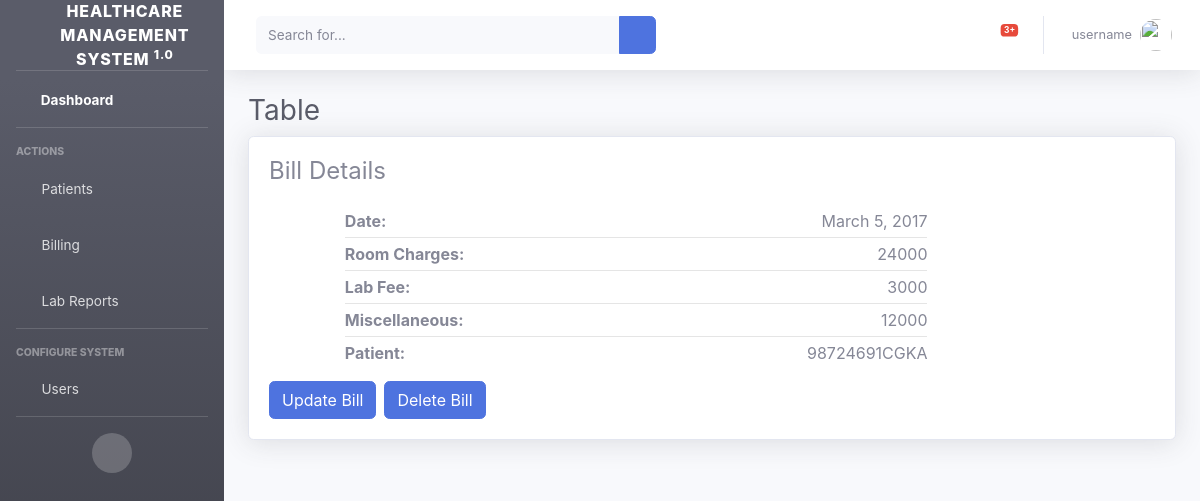
Page /bill/1/ on the committed database.
### hrm/models.py (models this page shows, shortened)
class Bills(models.Model):
    date = models.DateField()
    room_charges = models.IntegerField()
    doctor_fee = models.IntegerField()
    lab_fee = models.IntegerField()
    miscellaneous = models.IntegerField()
    patient = models.ForeignKey(Patient, on_delete=models.CASCADE)

class Patient(models.Model):
    social_security = models.CharField(max_length=10000000, primary_key=True)
    first_name = models.CharField(max_length=50)
    last_name = models.CharField(max_length=50)
    d_o_b = models.DateField()
    choices = (('M', 'Male'), ('F', 'Female'))
    gender = models.CharField(max_length=1, choices=choices)
    contact_no = models.IntegerField()
    reg_date = models.DateField()
    doctor = models.ForeignKey(User, on_delete=models.CASCADE)
    room = models.ForeignKey(Room, on_delete=models.CASCADE)
    check_out_date = models.DateField(blank=True, null=True)

### hrm/views.py (the view)
# urls.py: path('bill/<slug:pk>/', BillDetail.as_view(), name='bill_detail'),
class BillDetail(DetailView):
    model = Bills
    template_name = 'hrm/bill.html'
    context_object_name = 'bill'

### hrm/templates/hrm/bill.html (shortened to what this page needs)
{% extends 'main_base.html' %}
{% load crispy_forms_tags %}
{% load static %}
{% block body %}
    <div id="wrapper">
        <ul class="navbar-nav bg-gradient-dark sidebar sidebar-dark accordion" id="accordionSidebar">
          <a class="sidebar-brand d-flex align-items-center justify-content-center" href="index.html">
            <div class="sidebar-brand-icon ">
              <i class="fas fa-hospital"></i>
            </div>
            <div class="sidebar-brand-text mx-3">Healthcare Management System <sup>1.0</sup></div>
          </a>
          <hr class="sidebar-divider my-0">
          <li class="nav-item active">
            <a class="nav-link" href="{% url 'home' %}">
              <i class="fas fa-fw fa-tachometer-alt"></i>
              <span>Dashboard</span></a>
          </li>
          <hr class="sidebar-divider">
          <div class="sidebar-heading">
            Actions
          </div>
          <li class="nav-item">
            <a class="nav-link collapsed" href="#" data-toggle="collapse" data-target="#collapseTwo" aria-expanded="true" aria-controls="collapseTwo">
              <i class="fas fa-fw fa-people-carry"></i>
              <span>Patients</span>
            </a>
          </li>
          <li class="nav-item">
            <a class="nav-link collapsed" href="#" data-toggle="collapse" data-target="#collapseUtilities" aria-expanded="true" aria-controls="collapseUtilities">
              <i class="fas fa-fw fa-coins"></i>
              <span>Billing</span>
            </a>
          </li>
          <li class="nav-item">
            <a class="nav-link collapsed" href="#" data-toggle="collapse" data-target="#collapseLab" aria-expanded="true" aria-controls="collapseUtilities">
              <i class="fas fa-fw fa-clipboard-list"></i>
              <span>Lab Reports</span>
            </a>
          </li>
          <hr class="sidebar-divider">
          <div class="sidebar-heading">
            Configure System
          </div>
          <li class="nav-item">
            <a class="nav-link collapsed" href="#" data-toggle="collapse" data-target="#collapsePages" aria-expanded="true" aria-controls="collapsePages">
              <i class="fas fa-fw fa-user"></i>
              <span>Users</span>
            </a>
          </li>
          <hr class="sidebar-divider d-none d-md-block">
          <div class="text-center d-none d-md-inline">
            <button class="rounded-circle border-0" id="sidebarToggle"></button>
          </div>
        </ul>
        <div id="content-wrapper" class="d-flex flex-column">
          <div id="content">
            <nav class="navbar navbar-expand navbar-light bg-white topbar mb-4 static-top shadow">
              <form class="d-none d-sm-inline-block form-inline mr-auto ml-md-3 my-2 my-md-0 mw-100 navbar-search">
                <div class="input-group">
                  <input type="text" class="form-control bg-light border-0 small" placeholder="Search for..." aria-label="Search" aria-describedby="basic-addon2">
                  <div class="input-group-append">
                    <button class="btn btn-primary" type="button">
                      <i class="fas fa-search fa-sm"></i>
                    </button>
                  </div>
                </div>
              </form>
              <ul class="navbar-nav ml-auto">
                <li class="nav-item dropdown no-arrow mx-1">
                  <a class="nav-link dropdown-toggle" href="#" id="alertsDropdown" role="button" data-toggle="dropdown" aria-haspopup="true" aria-expanded="false">
                    <span class="badge badge-danger badge-counter">3+</span>
                  </a>
                </li>
                <li class="nav-item dropdown no-arrow">
                  <a class="nav-link dropdown-toggle" href="#" id="userDropdown" role="button" data-toggle="dropdown" aria-haspopup="true" aria-expanded="false">
                    <span class="mr-2 d-none d-lg-inline text-gray-600 small">
                        {% if request.user.is_authenticated %}
                          {{ request.user.username }}
                        {% else %}
                          username
                        {% endif %}
                    </span>
                    <img class="img-profile rounded-circle" src="{% static "img/hospital_login.jpeg" %}">
                  </a>
                </li>
              </ul>
            </nav>
            <div class="container-fluid">
                <h1 class="h3 mb-2 text-gray-800">Table</h1>
                <div class="card shadow mb-4">
                    <div class="card-body">
                        <h4>Bill Details</h4>
                        <div class="row">
                            <div class="offset-lg-1 col-lg-8 col-md-8">
                                <div class="py-3">
                                    <div>
                                        <strong>Date:</strong>
                                        <span class="float-right">{{ bill.date }}</span>
                                    </div>
                                    <hr class="sidebar-divider my-1">
                                    <div>
                                        <strong>Room Charges:</strong>
                                        <span class="float-right">{{ bill.room_charges }}</span>
                                    </div>
                                    <hr class="sidebar-divider my-1">
                                    <div>
                                        <strong>Lab Fee:</strong>
                                        <span class="float-right">{{ bill.lab_fee }}</span>
                                    </div>
                                    <hr class="sidebar-divider my-1">
                                    <div>
                                        <strong>Miscellaneous:</strong>
                                        {% if bill.miscellaneous %}
                                            <span class="float-right">{{ bill.miscellaneous }}</span>
                                        {% else %}
                                        <span class="float-right">----</span>
                                        {% endif %}
                                    </div>
                                    <hr class="sidebar-divider my-1">
                                    <div>
                                        <strong>Patient:</strong>
                                        <span class="float-right">{{ bill.patient.social_security }}</span>
                                    </div>
                                </div>
                            </div>
                        </div>
                        <div class="d-flex justify-content-right">
                          <a class="btn btn-user btn-primary mr-2" href="{% url 'edit_bill' bill.id %}">Update Bill</a>
                          <a class="btn btn-user btn-primary " href="#">Delete Bill</a>
                      </div>
                    </div>
                </div>
            </div>
           </div>
        </div>
    </div>
{% endblock %}

### rows in the picture
Bills: date "March 5, 2017", room_charges "24000", lab_fee "3000", miscellaneous "12000", patient.social_security "98724691CGKA"
